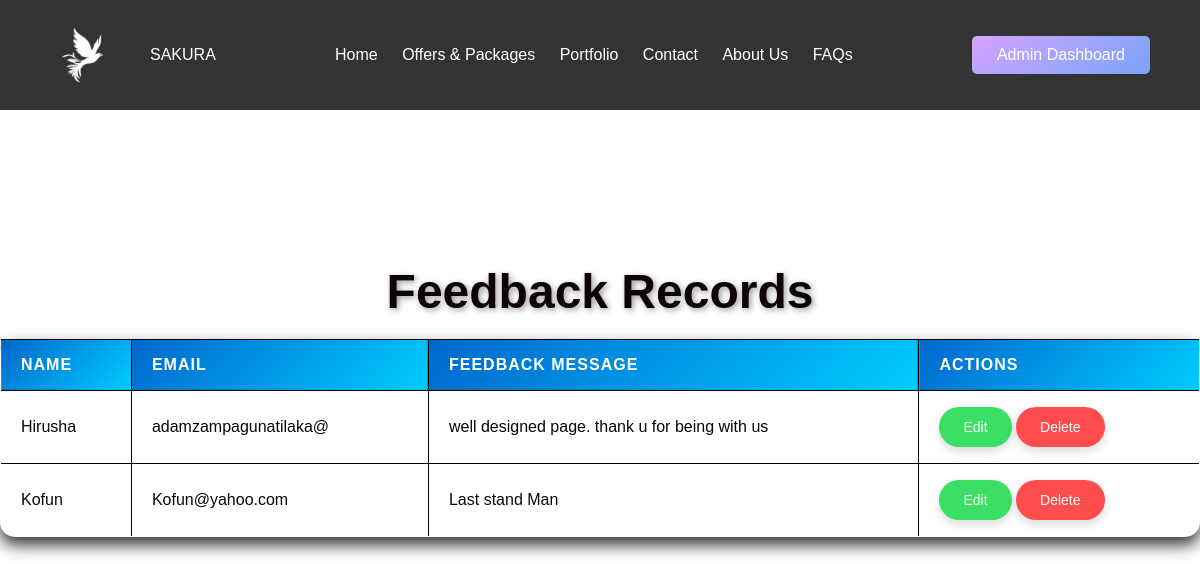
The app's page /feedbackRead.php with its own data.
### tables this page shows
CREATE TABLE `feedbacknew` (
  `name` varchar(30) NOT NULL,
  `email` varchar(20) NOT NULL,
  `feedback` text NOT NULL
);

### feedbackRead.php (the view, shortened to what this page needs)
<!DOCTYPE html>
<html>
<head>
    <link rel='stylesheet' type='text/css' media='screen' href='feedback/feedbackRead.css'>
</head>
<body>
    <nav class="navbar">
        <div class="logo">
            <img src="order/white-logo.png" alt="Agency Logo">
            <a href="index.php">SAKURA</a>
        </div>
        <nav class="navibar">
        <div class="nav-links">
            <a href="home.php">Home</a>
            <a href="Offers&Packagers.php">Offers & Packages</a>
            <a href="index.php">Portfolio</a>
            <a href="contactpage.php">Contact</a>
            <a href="aboutUsPage.php">About Us</a>
            <a href="faq.php">FAQs</a>
        </div>
        </nav>
        <a href="adminDash.php" class="cta-btn" id="signin-btn">Admin Dashboard</a>
    </nav>
<?php
require 'fconfig.php';
$sql = "SELECT name, email, feedback FROM feedbacknew";
$result = $con->query($sql);
if ($result->num_rows > 0) {
    echo "<table>";
    echo "<caption>Feedback Records</caption>";
    echo "<tr>
            <th>Name</th>
            <th>Email</th>
            <th>Feedback Message</th>
            <th>Actions</th>
          </tr>";
    while ($row = $result->fetch_assoc()) {
        echo "<tr>
                <td>" . $row["name"] . "</td>
                <td>" . $row["email"] . "</td>
                <td>" . $row["feedback"] . "</td>
                <td>
                    <a href='feedbackUpdateProcess.php?email=" . $row["email"] . "'><button class='updatebtn'>Edit</button></a>
                    <a href='feedbackDelete.php?email=" . $row["email"] . "'><button class='deletebtn'>Delete</button></a>
                </td>
              </tr>";
    }
    echo "</table>";
} else {
    echo "No Results";
}
?>
</body>
</html>

### feedbackRead.css (style rules this page uses)
* { margin: 0; padding: 0; box-sizing: border-box; }
body, html { font-family: 'Poppins', sans-serif; scroll-behavior: smooth; transition: all 0.3s ease-in-out; }
a { text-decoration: none; transition: color 0.3s ease-in-out; color:#ccc; }
.navbar { display: flex; justify-content: space-between; align-items: center; padding: 20px 50px; background-color: rgba(0, 0, 0, 0.8); color: white; position: fixed; width: 100%; top: 0; z-index: 100; transition: background-color 0.3s ease; }
.navbar a { color: white; margin-left: 20px; position: relative; padding: 5px 0; }
.navbar .logo { display: flex; align-items: center; }
.navbar .logo img { height: 70px; width: auto; max-width: 150px; margin-right: 10px; }
.navibar a::after { content: ""; position: absolute; left: 0; bottom: 0; width: 100%; height: 2px; background-color: #77A5F8; transform: scaleX(0); transition: transform 0.3s ease-in-out; }
.navbar .cta-btn { background: linear-gradient(145deg, #D5A3FF 0%, #77A5F8 100%); color: white; padding: 10px 25px; border-radius: 5px; transition: transform 0.3s ease-in-out; }
body { margin: 0; padding: 0; height: 100vh; display: flex; justify-content: center; align-items: center; background-image: url('../feedback/images/background.jpg'); background-size: cover; background-position: center; background-repeat: no-repeat; backdrop-filter: blur(3px); }
caption { font-size: 48px; font-weight: bold; text-align: center; margin-bottom: 20px; color: #0d0505; text-shadow: 2px 2px 6px rgba(0, 0, 0, 0.4); }
table { width: 100%; margin: 0 auto; border-collapse: collapse; background-color: rgba(255, 255, 255, 0.1); border-radius: 15px; overflow: hidden; box-shadow: 0 8px 16px rgba(0, 0, 0, 0.8); backdrop-filter: blur(6px); border: 1px solid black; }
th { padding: 16px 20px; text-align: left; background: linear-gradient(135deg, #0066cc, #00ccff); color: white; text-transform: uppercase; font-size: 16px; letter-spacing: 1px; border: 1px solid black; }
td { padding: 16px 20px; text-align: left; border: 1px solid black; color: #080808; }
tr:nth-child(even) { background-color: rgba(255, 255, 255, 0.05); }
.deletebtn, .updatebtn { border: none; padding: 12px 24px; border-radius: 25px; cursor: pointer; font-size: 14px; transition: transform 0.3s ease, background-color 0.3s ease, box-shadow 0.3s ease; box-shadow: 0 4px 10px rgba(0, 0, 0, 0.15); }
.deletebtn { background-color: #ff4d4d; color: white; }
.updatebtn { background-color: #3adf63; color: white; }

### records on screen
feedbacknew: name "Hirusha", email "adamzampagunatilaka@", feedback "well designed page. thank u for being with us"
feedbacknew: name "Kofun", email "Kofun@yahoo.com", feedback "Last stand Man"
